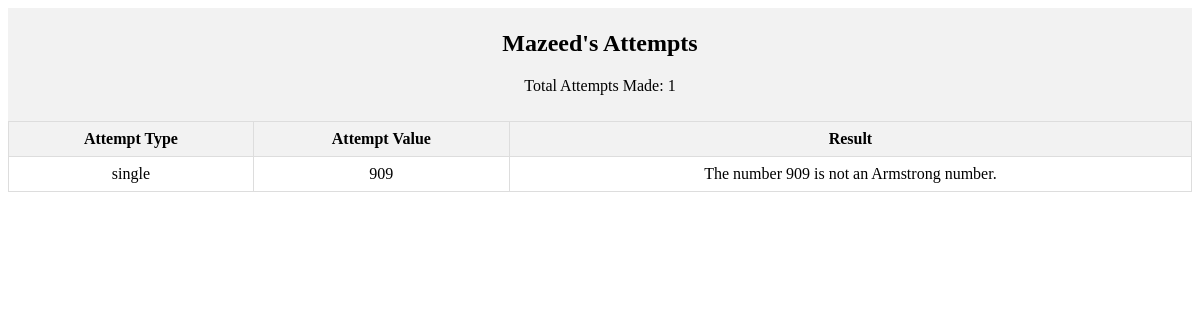
Page /show_attempts/ (signed in) on the earlier database version.
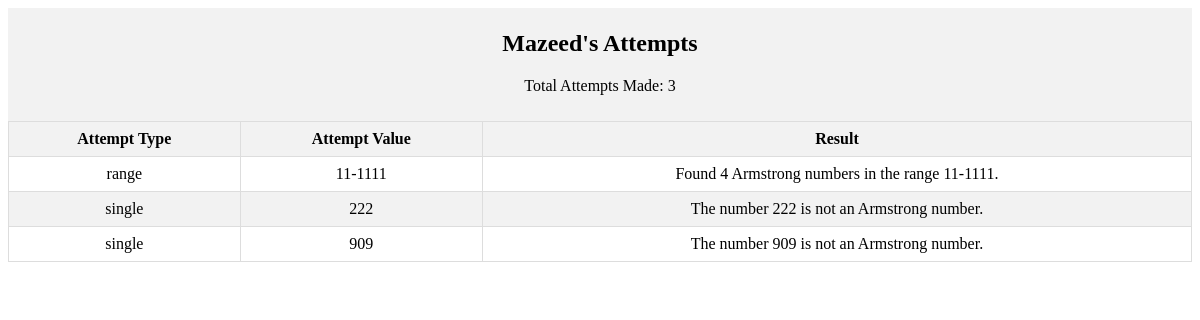
Same page on the later database version.
### Armstrong_App/models.py (models this page shows)
class UserAttempt(models.Model):
    user = models.ForeignKey(User, on_delete=models.CASCADE)
    timestamp = models.DateTimeField(auto_now_add=True)
    attempt_type = models.CharField(max_length=255)  # e.g., 'Searching Range' or 'Checking Single Number'
    attempt_value = models.CharField(max_length=255)
    result = models.CharField(max_length=255)

### Armstrong_App/views.py (the view)
# urls.py: path('show_attempts/', views.show_attempts, name='show_attempts'),
@login_required
def show_attempts(request):
    user_attempts = UserAttempt.objects.filter(user=request.user).order_by('-timestamp')
    return render(request, 'Armstrong_App/show_attempts.html', {'user_attempts': user_attempts})

### Armstrong_App/templates/Armstrong_App/show_attempts.html (shortened to what this page needs)
{% load static %}
{% block content %}
  <div class="centered-container">
    <h2>{{user.username}}'s Attempts</h2>
    {% if user_attempts %}
      <p>Total Attempts Made: {{ user_attempts|length}}</p>
    {% else %}
      <p>No attempts recorded.</p>
    {% endif %}
  </div>
  {% if user_attempts %}
    <table>
      <thead>
        <tr>
          <th>Attempt Type</th>
          <th>Attempt Value</th>
          <th>Result</th>
        </tr>
      </thead>
      <tbody>
        {% for attempt in user_attempts %}
          <tr>
            <td>{{ attempt.attempt_type }}</td>
            <td>{{ attempt.attempt_value }}</td>
            <td>{{ attempt.result }}</td>
          </tr>
        {% endfor %}
      </tbody>
    </table>
  {% endif %}
{% endblock %}

Differences in the rows shown:
added UserAttempt: attempt_type "range", attempt_value "11-1111", result "Found 4 Armstrong numbers in the range 11-1111."
added UserAttempt: attempt_type "single", attempt_value "222", result "The number 222 is not an Armstrong number."
Other differences:
{{ user_attempts|length }}: "1" → "3"
